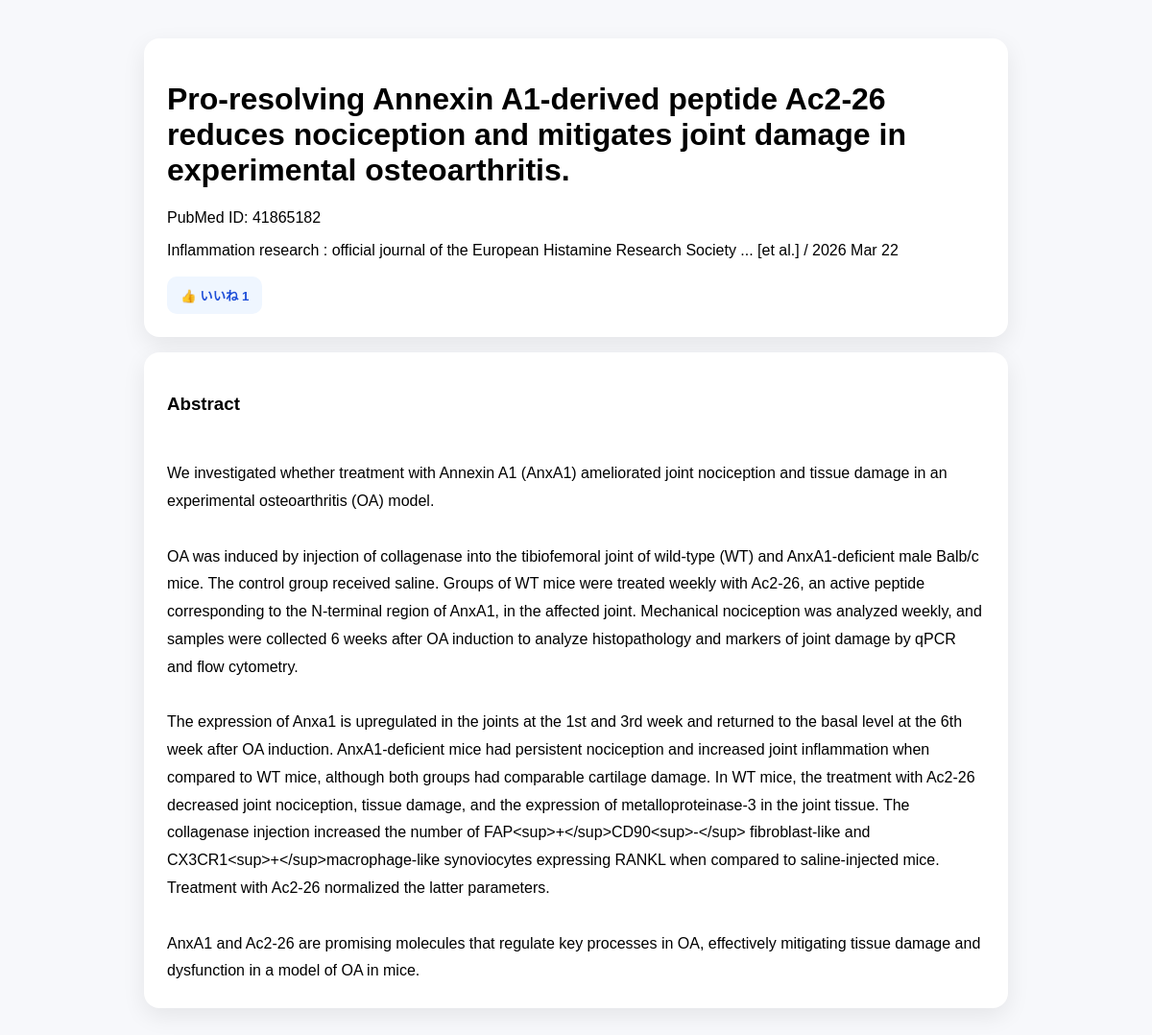
The app's page /p/41865182 with its own data.
### tables this page shows
CREATE TABLE saved_papers (
            id INTEGER PRIMARY KEY AUTOINCREMENT,
            user_id INTEGER,
            pubmed_id TEXT NOT NULL,
            title TEXT,
            jp_title TEXT DEFAULT '',
            authors TEXT,
            journal TEXT,
            pubdate TEXT,
            abstract TEXT,
            jp TEXT,
            summary_jp TEXT,
            clinical_score TEXT DEFAULT '',
            clinical_reason TEXT DEFAULT '',
            folder_name TEXT DEFAULT '',
            is_favorite INTEGER DEFAULT 0,
            likes INTEGER DEFAULT 0,
            is_public INTEGER DEFAULT 0,
            created_at TIMESTAMP DEFAULT CURRENT_TIMESTAMP,
            FOREIGN KEY (user_id) REFERENCES users(id)
        );

### main.py (the view)
@app.get("/p/{pubmed_id}")
def public_paper(request: Request, pubmed_id: str):
    paper = get_saved_paper_by_id(pubmed_id)
    if not paper:
        return templates.TemplateResponse(
            "notfound.html",
            {
                "request": request,
            }
        )
    return templates.TemplateResponse(
        "public.html",
        {
            "request": request,
            "paper": paper,
        }
    )

### templates/public.html (shortened to what this page needs)
<!DOCTYPE html>
<html lang="ja">
<head>
</head>
<body>
<div class="container">
<div class="card">
<h1>{{ paper.title }}</h1>
<p>PubMed ID: {{ paper.pubmed_id }}</p>
<p>{{ paper.journal }} / {{ paper.pubdate }}</p>
<div class="like-box">
    <button
    type="button"
    class="like-button"
    data-pubmed-id="{{ paper.pubmed_id }}"
    onclick="addLike('{{ paper.pubmed_id }}', this)"
>
    👍 いいね <span class="like-count">{{ paper.likes or 0 }}</span>
</button>
</div>
</div>
<div class="card">
<h3>Abstract</h3>
<div class="abstract">
{{ paper.abstract }}
</div>
</div>
</div>
</body>
</html>

### templates/public.html (style rules this page uses)
body { font-family: sans-serif; background: #f7f8fb; margin: 0; padding: 40px 16px; }
.container { max-width: 900px; margin: 0 auto; }
.card { background: white; border-radius: 16px; padding: 24px; margin-bottom: 16px; box-shadow: 0 8px 24px rgba(0,0,0,0.08); }
.abstract { white-space: pre-wrap; line-height: 1.8; }
.like-box { margin-top: 18px; }
.like-button { border: none; background: #eff6ff; color: #1d4ed8; padding: 10px 14px; border-radius: 10px; font-weight: bold; cursor: pointer; }

### records on screen
saved_papers: title "Pro-resolving Annexin A1-derived peptide Ac2-26 reduces nociception and mitigates joint damage in experimental osteoarthritis.", pubmed_id "41865182", journal "Inflammation research : official journal of the European Histamine Research Society ... [et al.]", pubdate "2026 Mar 22", likes "1", abstract "We investigated whether treatment with Annexin A1 (AnxA1) ameliorated joint nociception and tissue damage in an experimental osteoarthritis (OA) model. OA was induced by injection of collagenase into the tibiofemoral joint of wild-type (WT) and AnxA1-deficient male Balb/c mice. The control group received saline. Groups of WT mice were treated weekly with Ac2-26, an active peptide corresponding to the N-terminal region of AnxA1, in the affected joint. Mechanical nociception was analyzed weekly, and samples were collected 6 weeks after OA induction to analyze histopathology and markers of joint damage by qPCR and flow cytometry. The expression of Anxa1 is upregulated in the joints at the 1st…"
